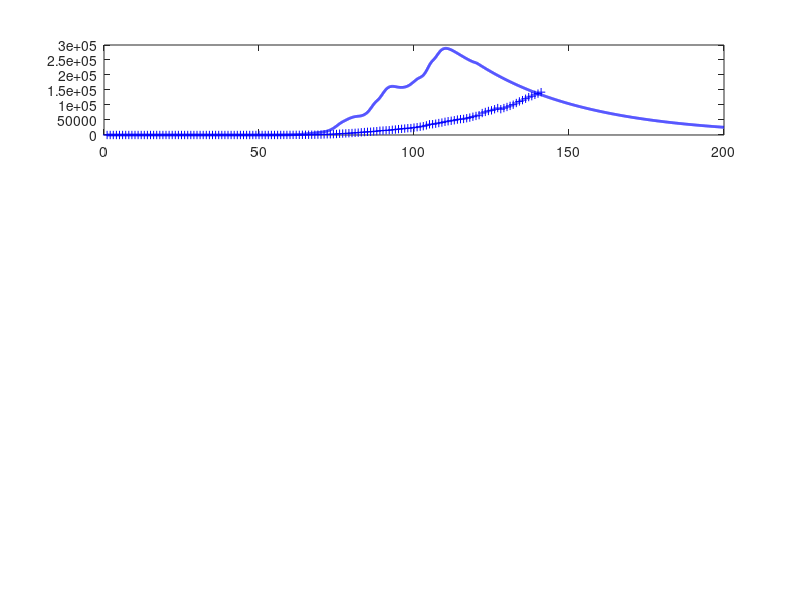

This figure's MATLAB source: (Note: this script raises an error after producing the figure.)
% svr19INDIA.m

% Revised:  2020 04 04

% Mathemtatical model for the spread of the covid19 virus
% Model for GLOBAL spread of virus
% Model for CHINA spread of virus: download svr19CHINA.m
% Data from https://www.worldometers.info/coronavirus/
% Date file:  covid19.mat  variable covid19
% Model specified by the variables in the INPUT SECTION of the Script

% DOING PHYSICS WITH MATLAB: 
%   http://www.physics.usyd.edu.au/teach_res/mp/mphome.htm
% Documentation
%   http://www.physics.usyd.edu.au/teach_res/mp/doc/sird19E.htm
% Download Scripts
%   http://www.physics.usyd.edu.au/teach_res/mp/mscripts/

% Ian Cooper
% email: matlabvisualphysics@gmail.com
% Matlab 2019b

% Populations: Data d / Model
% Susceptible individuals:  Sd  S
% Active infections (currently infected);  Id  I
% Recovered:  Rd  R
% Dead:  Dd  D

close all
clear
clc

global Imax Rmax Dmax ITmax Smax

load('covid19.mat')

% DATA: variable covid19
% Col 1: World   Id   Currently Infected Cases
% Col 2: World   Rd   Recovered
% Col 3: World   Dd   Deaths

% Data for China with Script svr19CHINA.m
% Col 4: China   Total infected cases
% Col 5: China   Currently Infected Cases
% Col 6: China   Deaths
% Col 7: USA     Total infected cases
% Col 8: USA     Currently infected cases
% Col 9: USA     Deaths
% Col 10: AUST     Total infected cases
% Col 11: AUST     Currently infected cases
% Col 12: AUST     Deaths
% Col 13: IND     Total infected cases
% Col 14: IND     Currently infected cases
% Col 15: IND     Deaths


% Model: number of time steps 
  num = 5000;
% Model: S  D  R  
  S = zeros(num,1);
  D = zeros(num,1);
  R = zeros(num,1);
  I = zeros(num,1);
  
% *********************************************************************  
% INPUTS: Model Parameters
% ********************************************************************* 

% Maximum number of days for model   [200]
  tMax = 200;
% Initial number of infections   [0.004] 
  nS = 1325;
  I(nS) = 0.004;
% Adjustible model parameters  
% S --> I  [0.38] 
  a = 0.39;
% I --> R  [0.036]
  b = 0.025;
% I --> D  [0.0025]
  d = 0.003;

% See SETUP for input of surge factors

% *********************************************************************  
% SETUP
% ********************************************************************* 
  
% DATA: Id Rd Dd / Number of data days for COVID19  
  Ndays  = find(covid19 == 0,1) - 1;  
  Idtot  = covid19(1:Ndays,13);
  Id     = covid19(1:Ndays,14);
  Dd     = covid19(1:Ndays,15);

  
% Model: Initial values for populations
  S(nS) = 1;
  D(1) = 0;
  R(1) = 0;   
  
% TIME [days]
  t = linspace(1,tMax,num)';
  dt = t(2) - t(1);

  
% SURGE FACTORS
  s = zeros(num,1);
  for n = 1:num-1
     if t(n) > 70; s(n) = 0.5; end 
     if t(n) > 77; s(n) = 1; end
     if t(n) > 82; s(n) = 2;end
     if t(n) > 88; s(n) = 3;end
     if t(n) > 94; s(n) = 4;end
     if t(n) > 102; s(n) = 5;end
     if t(n) > 106; s(n) = 6;end
     if t(n) > 120; s(n) = 0; end
  end


   
% *********************************************************************  
% MODEL: Time Evolution
% ********************************************************************* 
 
for n = nS:num-1
  dS = -a*S(n)*I(n)*dt;
  dI = -dS;
  I(n+1) = I(n) + dI;
  dR = b*I(n)*dt;
  dD = d*I(n)*dt;
  surge = s(n)*S(n)*dt;
  R(n+1) = R(n)+ dR;
  D(n+1) = D(n) + dD;
  S(n+1) = S(n) + dS + surge;
  I(n+1) = I(n+1) - dR - dD;
 end

% Scaling I, R and D values at day specified by t_index 
%   I(27) = Id(27)
 t_index = Ndays-1;
 index = find(t > t_index,1);
  
 f = Id(t_index)./ I(index);
 %  f = 2.5e5/88;
   
% Scale populations
  I = f.*I;
  R = f.*R;
  D = f*D;
  
  Imax = max(I);
  Rmax = max(R);
  Dmax = max(D);
  Smax = max(S);
  
% Model: total population that has been infected;  
  Itot = I + R + D;
  ITmax = max(Itot);
  
% Data
  Rd = Idtot - Id - Dd;
  Idmax = max(Id);
  Rdmax = max(Rd);
  Ddmax = max(Dd);
  ITdmax = max(Idtot);
  
% Percentages: model
  pI = 100*I(end) / Itot(end);
  pR = 100*R(end) / Itot(end);
  pD = 100*D(end) / Itot(end);
  
% Percentages: Data
  pId = 100*Id(end) / Idtot(end);
  pRd = 100*Rd(end) / Idtot(end);
  pDd = 100*Dd(end) / Idtot(end);

  
  
% *********************************************************************  
% GRAPHICS
% ********************************************************************* 

figure(1)
  set(gcf,'units','normalized');
  set(gcf,'position',[0.02 0.05 0.3 0.75]);
  set(gcf,'color','w');

subplot(4,1,1)  % INFECTIONS
    xP = 1: Ndays;
    yP = Id;
    plot(xP,yP,'b+')   
    hold on
    
%     xP = t_index; yP = Id(t_index);
%     plot(xP,yP,'bo','markerfacecolor','b','markersize',8)
%     
    xP = t; yP = I;
    plot(xP,yP,'b','linewidth',2)

    plotMonths(1)
       
    grid on
    title('Active Infections  I')
    ylabel('I','FontName','Times New Roman')  
    set(gca,'fontsize',12)
  
    
subplot(4,1,2)   % RECOVERIES
    xP = 1: Ndays;
    yP = Rd; 
    plot(xP,yP,'k+')
    hold on
 
%     xP = t_index; yP = Rd(t_index);
%     plot(xP,yP,'ko','markerfacecolor','k','markersize',8)
%     
    xP = t; yP = R;
    plot(xP,yP,'k','linewidth',2)
    
    plotMonths(2)    
    
    grid on
    ylabel('R')
    title('Recoveries  R')
    set(gca,'fontsize',12)
   
 subplot(4,1,3)    % DEATHS
    xP = 1: Ndays;
    yP = Dd; 
    plot(xP,yP,'r+')
    hold on
 
%     xP = t_index; yP = Dd(t_index);
%     plot(xP,yP,'ro','markerfacecolor','r','markersize',8)
    
    xP = t; yP = D;
    plot(xP,yP,'r','linewidth',2)
    
    plotMonths(3)
    grid on
    
    ylabel('D')
    title('Deaths  D')
    set(gca,'fontsize',12)   
    
 subplot(4,1,4)   % Total infections
 
    th = 5;
    k = log(2)/th;
    v0 = 177400/exp(k*60);
    v = v0.*exp(k*(t-45));
   % v(v > ITmax) = ITmax;
    
    xP = t(1:2500);
    yP = v(1:2500);
    plot(xP,yP,'r','linewidth',1.2)
    ylim([0 1.2*ITmax])
    hold on
 
    xP = 1 : Ndays;
    yP = Idtot; 
    plot(xP,yP,'b+')
    hold on
    xP = t; yP = Itot;
    plot(xP,yP,'b','linewidth',2)
    
    plotMonths(4)
    
    grid on
    xlabel('days elapsed')
    ylabel('I_{tot}','FontName','Times New Roman')
    title('Total Infections I_{tot}');
    set(gca,'fontsize',12) 
    

figure(2)
   set(gcf,'units','normalized');
   set(gcf,'position',[0.60 0.05 0.25 0.25]);
   set(gcf,'color','w');

   fig = figure(2);
   left_color = [0 0 0];
   right_color = [1 0 1];
   set(fig,'defaultAxesColorOrder',[left_color; right_color]);
   
    hold on
    plotMonths(5)   
        
    hold on
    yyaxis left
    xP = t; yP = S;
    plot(xP,yP,'k','linewidth',2)
    grid on
    xlabel('days elapsed')
    ylabel('Susceptible population  S') 
      
    yyaxis right
    xP = t; yP = s;
    plot(xP,yP,'m','linewidth',1)
    grid on
    ylabel('surge factor  s') 
        
    set(gca,'fontsize',12)    
    box on

    
figure(7)
   set(gcf,'units','normalized');
   set(gcf,'position',[0.33 0.05 0.25 0.35]);
   set(gcf,'color','w');

   xlim([0 120])
   ylim([0 250])
   hh = 250; dh = -25;
   
   txt = 'Start date:  22 January 2020';
   Htext = text(0,hh,txt,'fontsize',12);
   set(Htext,'color','k')
   
   hh = hh+dh;
   txt = 'Model Parameters';
   text(0,hh,txt,'fontsize',12)
   
   hh = hh+dh;
   txt = sprintf('I(0) = %3.0f   a = %2.3f   b = %2.3f   d = %2.3f', ...
       I(1),a,b,d);
   text(0,hh,txt,'fontsize',12)
      
   hh = hh+2*dh; 
   txt = 'DATA';
   text(0,hh,txt,'fontsize',12)
   
    z = datenum([2020 1 22]);
    z = z + Ndays-1;
    z = datetime(z,'ConvertFrom','datenum');
    z.Format = 'dd-MMM-yyyy';
    txt = cellstr(z) ; 
    text(20,hh,txt,'fontsize',12)
    
   hh = hh+dh;
   z1 = Id(end); z2 = Rd(end); z3 = Dd(end); z4 = z1+z2+z3;  
   txt = sprintf('I = %5.0f    R = %5.0f    D = %5.0f    I_{tot} = %5.0f', z1,z2,z3,z4);
   text(6,hh,txt,'fontsize',12)
   
    % Recoveries and Deaths
    pR = 100*Rd(end)/(Rd(end)+Dd(end));
    pD = 100*Dd(end)/(Rd(end)+Dd(end));
    hh = hh+dh;
    txt = sprintf('percent: Active = %2.1f  Recoveries = %2.1f    Deaths = %2.1f   ',pId,pRd,pDd);
    text(2,hh,txt,'fontsize',12)  
   
   hh = hh+2*dh; 
   txt = 'MODEL PREDICTIONS';
   text(0,hh,txt,'fontsize',12)
   
    z = datenum([2020 1 22]);
    z = z + tMax;
    z = datetime(z,'ConvertFrom','datenum');
    z.Format = 'dd-MMM-yyyy';
    txt = cellstr(z) ; 
    text(60,hh,txt,'fontsize',12)
   
   hh = hh+dh;
    z1 = I(end); z2 = R(end); z3 = D(end); z4 = z1+z2+z3;  
    txt = sprintf('I = %5.0f    R = %5.0f    D = %5.0f    I_{tot} = %5.0f', z1,z2,z3,z4);
    text(6,hh,txt,'fontsize',12)

   hh = hh+dh;
    txt = 'Peak';
    text(10,hh,txt,'fontsize',12)
    z = find(I == Imax,1);
    z = t(z) + datenum([2020 1 22]);
    z = datetime(z,'ConvertFrom','datenum');
    z.Format = 'dd-MMM-yyyy';
    txt = cellstr(z) ; 
    text(30,hh,txt,'fontsize',12)
   
    txt = sprintf('I_{peak} = %5.0f',Imax);
    text(70,hh,txt,'fontsize',12)
   
    hh = hh+dh;
    txt = sprintf('percent: Active = %2.1f  Recoveries = %2.1f    Deaths = %2.1f   ',pI,pR,pD);
    text(2,hh,txt,'fontsize',12)   
       
    axis off    
   
   
   
   function  pM = plotMonths(z)
     global Imax Rmax Dmax ITmax Smax
     
     % Months
       m1 = [2020 01 22];    % day zero
       m2 = [2020 02  1];    % Feb
       m3 = [2020 03  1];    % Mar
       m4 = [2020 04  1];    % Apr
       m5 = [2020 05  1];    % May
       m6 = [2020 06  1];    % Jun
       m7 = [2020 07  1];    % Jul
       m8 = [2020 08  1];    % Aug
   
      tm(1) = datenum(m1);
      tm(2) = datenum(m2) - tm(1);
      tm(3) = datenum(m3) - tm(1);
      tm(4) = datenum(m4) - tm(1);
      tm(5) = datenum(m5) - tm(1);
      tm(6) = datenum(m6) - tm(1);
      tm(7) = datenum(m7) - tm(1);
      tm(8) = datenum(m8) - tm(1);
   
      if z == 1; yMax = Imax;  end
      if z == 2; yMax = Rmax;  end
      if z == 3; yMax = Dmax;  end
      if z == 4; yMax = ITmax; end
      if z == 5; yMax = Smax; end
      
      for n = 2:8
        plot([tm(n), tm(n)], [0, yMax],'color', [0.5 0.5 0.5],'linewidth',1);
      end
      
      ys = 0.8;
      text(22, ys*yMax,'F')
      text(52, ys*yMax,'M')
      text(82, ys*yMax,'A')
      text(112,ys*yMax,'M')
      text(142,ys*yMax,'J')
      text(172,ys*yMax,'J')
      
   end
